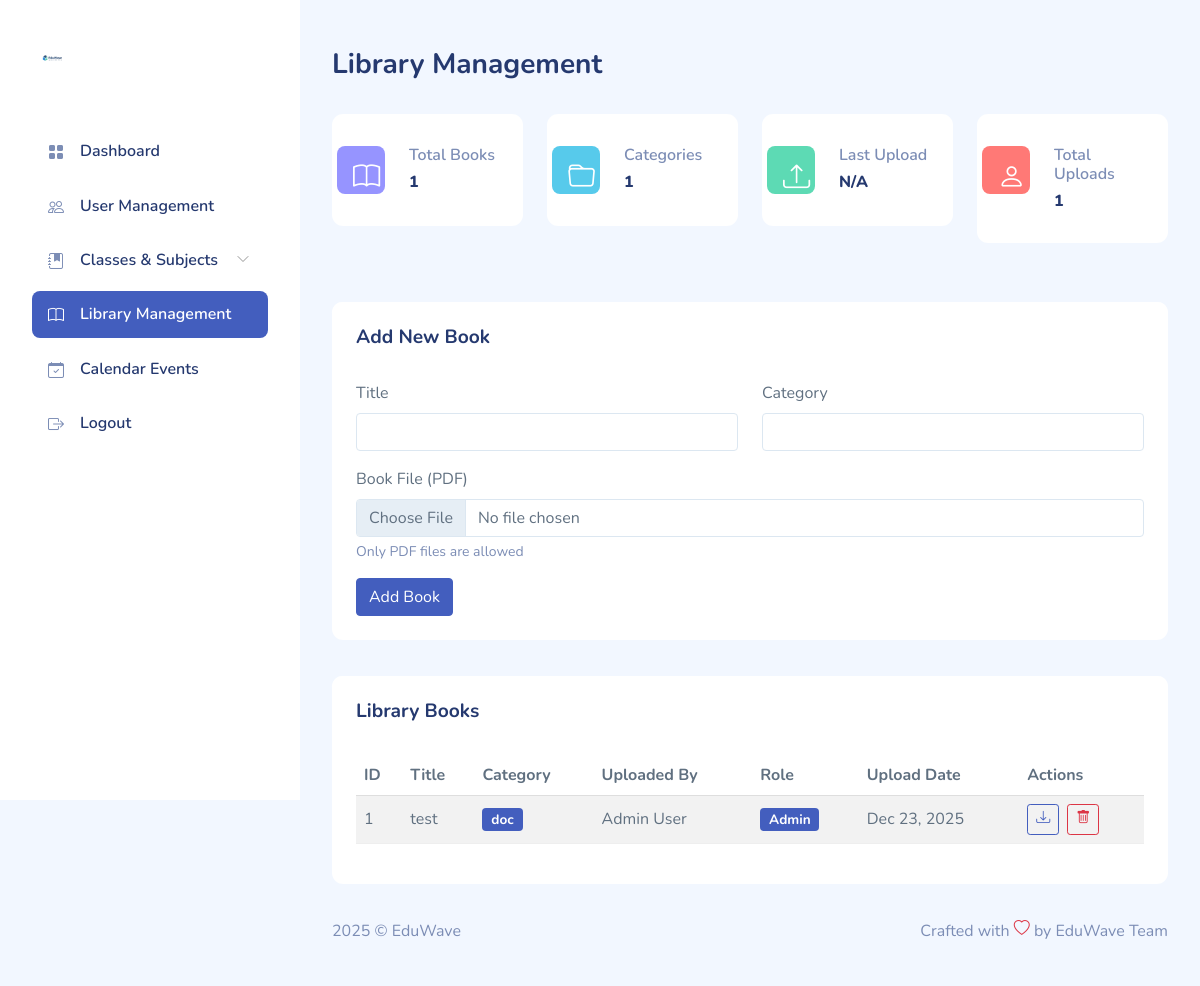
The app's page /admin/library_add.php (signed in) with its own data.
### tables this page shows
CREATE TABLE `library_books` (
  `id` int(11) NOT NULL,
  `title` varchar(200) DEFAULT NULL,
  `category` varchar(100) DEFAULT NULL,
  `file_path` varchar(255) DEFAULT NULL,
  `uploaded_by` int(11) DEFAULT NULL,
  `uploaded_at` timestamp NOT NULL DEFAULT current_timestamp()
);

CREATE TABLE `users` (
  `id` int(11) NOT NULL,
  `name` varchar(100) NOT NULL,
  `email` varchar(100) DEFAULT NULL,
  `password_hash` varchar(255) NOT NULL,
  `remember_token` varchar(255) DEFAULT NULL,
  `role` enum('Admin','Registrar','Teacher','Student','Parent') NOT NULL,
  `color_theme` varchar(20) NOT NULL,
  `created_at` timestamp NOT NULL DEFAULT current_timestamp()
);

### admin/library_add.php (the view, shortened to what this page needs)
<?php
require_once __DIR__ . '/../includes/config.php';
$books_stmt = $pdo->query('
    SELECT
        library_books.*,
        users.name as uploaded_by_name,
        users.role as uploaded_by_role,
        library_books.uploaded_at as upload_date
    FROM library_books
    JOIN users ON library_books.uploaded_by = users.id
    ORDER BY library_books.id DESC
');
$books = $books_stmt->fetchAll();
$book_count = $pdo->query('SELECT COUNT(*) FROM library_books')->fetchColumn();
$category_count = $pdo->query('SELECT COUNT(DISTINCT category) FROM library_books')->fetchColumn();
$last_upload_stmt = $pdo->query('SELECT uploaded_at FROM library_books ORDER BY uploaded_at DESC LIMIT 1');
$last_upload = $last_upload_stmt->fetch();
?>
<!DOCTYPE html>
<html lang="en">
<head>
    <link rel="stylesheet" href="../dashboardassets/css/bootstrap.css">
    <link rel="stylesheet" href="../dashboardassets/vendors/iconly/bold.css">
    <link rel="stylesheet" href="../dashboardassets/vendors/perfect-scrollbar/perfect-scrollbar.css">
    <link rel="stylesheet" href="../dashboardassets/vendors/bootstrap-icons/bootstrap-icons.css">
    <link rel="stylesheet" href="../dashboardassets/css/app.css">
</head>
<body>
    <div id="app">
        <div id="sidebar" class="active">
            <div class="sidebar-wrapper active">
                <div class="sidebar-header">
                    <div class="d-flex justify-content-between">
                        <div class="logo">
                            <a href="dashboard.php"><img src="../assets/logo.svg" alt="Logo" srcset="" width="40"></a>
                        </div>
                    </div>
                </div>
                <div class="sidebar-menu">
                    <ul class="menu">
                        <li class="sidebar-item">
                            <a href="dashboard.php" class='sidebar-link'>
                                <i class="bi bi-grid-fill"></i>
                                <span>Dashboard</span>
                            </a>
                        </li>
                        <li class="sidebar-item">
                            <a href="users_list.php" class='sidebar-link'>
                                <i class="bi bi-people"></i>
                                <span>User Management</span>
                            </a>
                        </li>
                        <li class="sidebar-item  has-sub">
                            <a href="#" class='sidebar-link'>
                                <i class="bi bi-journal-bookmark-fill"></i>
                                <span>Classes & Subjects</span>
                            </a>
                        </li>
                        <li class="sidebar-item active">
                            <a href="library_add.php" class='sidebar-link'>
                                <i class="bi bi-book"></i>
                                <span>Library Management</span>
                            </a>
                        </li>
                        <li class="sidebar-item">
                            <a href="event_add.php" class='sidebar-link'>
                                <i class="bi bi-calendar-check"></i>
                                <span>Calendar Events</span>
                            </a>
                        </li>
                        <li class="sidebar-item">
                            <a href="../logout.php" class='sidebar-link'>
                                <i class="bi bi-box-arrow-right"></i>
                                <span>Logout</span>
                            </a>
                        </li>
                    </ul>
                </div>
            </div>
        </div>
        <div id="main">
            <div class="page-heading">
                <h3>Library Management</h3>
            </div>
            <div class="page-content">
                <section class="row">
                    <div class="col-12">
                        <div class="row mb-4">
                            <div class="col-6 col-lg-3 col-md-6">
                                <div class="card">
                                    <div class="card-body px-3 py-4-5">
                                        <div class="row">
                                            <div class="col-md-4">
                                                <div class="stats-icon purple">
                                                    <i class="bi bi-book"></i>
                                                </div>
                                            </div>
                                            <div class="col-md-8">
                                                <h6 class="text-muted font-semibold">Total Books</h6>
                                                <h6 class="font-extrabold mb-0"><?= $book_count ?></h6>
                                            </div>
                                        </div>
                                    </div>
                                </div>
                            </div>
                            <div class="col-6 col-lg-3 col-md-6">
                                <div class="card">
                                    <div class="card-body px-3 py-4-5">
                                        <div class="row">
                                            <div class="col-md-4">
                                                <div class="stats-icon blue">
                                                    <i class="bi bi-folder"></i>
                                                </div>
                                            </div>
                                            <div class="col-md-8">
                                                <h6 class="text-muted font-semibold">Categories</h6>
                                                <h6 class="font-extrabold mb-0"><?= $category_count ?></h6>
                                            </div>
                                        </div>
                                    </div>
                                </div>
                            </div>
                            <div class="col-6 col-lg-3 col-md-6">
                                <div class="card">
                                    <div class="card-body px-3 py-4-5">
                                        <div class="row">
                                            <div class="col-md-4">
                                                <div class="stats-icon green">
                                                    <i class="bi bi-upload"></i>
                                                </div>
                                            </div>
                                            <div class="col-md-8">
                                                <h6 class="text-muted font-semibold">Last Upload</h6>
                                                <h6 class="font-extrabold mb-0">
                                                    <?php
                                                    echo isset($last_upload['created_at']) ? date('M j', strtotime($last_upload['created_at'])) : 'N/A';
                                                    ?>
                                                </h6>
                                            </div>
                                        </div>
                                    </div>
                                </div>
                            </div>
                            <div class="col-6 col-lg-3 col-md-6">
                                <div class="card">
                                    <div class="card-body px-3 py-4-5">
                                        <div class="row">
                                            <div class="col-md-4">
                                                <div class="stats-icon red">
                                                    <i class="bi bi-person"></i>
                                                </div>
                                            </div>
                                            <div class="col-md-8">
                                                <h6 class="text-muted font-semibold">Total Uploads</h6>
                                                <h6 class="font-extrabold mb-0">
                                                    <?php
                                                    $stmt = $pdo->query('SELECT COUNT(DISTINCT uploaded_by) FROM library_books');
                                                    echo $stmt->fetchColumn();
                                                    ?>
                                                </h6>
                                            </div>
                                        </div>
                                    </div>
                                </div>
                            </div>
                        </div>
                    </div>
                    <div class="col-12">
                        <div class="card">
                            <div class="card-header">
                                <h4>Add New Book</h4>
                            </div>
                            <div class="card-body">
                                <form method="POST" enctype="multipart/form-data">
                                    <div class="row">
                                        <div class="col-md-6 mb-3">
                                            <label for="title" class="form-label">Title</label>
                                            <input type="text" class="form-control" id="title" name="title" required>
                                        </div>
                                        <div class="col-md-6 mb-3">
                                            <label for="category" class="form-label">Category</label>
                                            <input type="text" class="form-control" id="category" name="category" required>
                                        </div>
                                    </div>
                                    <div class="mb-3">
                                        <label for="book_file" class="form-label">Book File (PDF)</label>
                                        <input type="file" class="form-control" id="book_file" name="book_file" accept=".pdf" required>
                                        <div class="form-text">Only PDF files are allowed</div>
                                    </div>
                                    <button type="submit" class="btn btn-primary">Add Book</button>
                                </form>
                            </div>
                        </div>
                        <div class="card mt-4">
                            <div class="card-header">
                                <h4>Library Books</h4>
                            </div>
                            <div class="card-body">
                                <div class="table-responsive">
                                    <table class="table table-striped">
                                        <thead>
                                            <tr>
                                                <th>ID</th>
                                                <th>Title</th>
                                                <th>Category</th>
                                                <th>Uploaded By</th>
                                                <th>Role</th>
                                                <th>Upload Date</th>
                                                <th>Actions</th>
                                            </tr>
                                        </thead>
                                        <tbody>
                                            <?php foreach ($books as $book): ?>
                                                <tr>
                                                    <td><?= htmlspecialchars($book['id']) ?></td>
                                                    <td><?= htmlspecialchars($book['title']) ?></td>
                                                    <td>
                                                        <span class="badge bg-primary"><?= htmlspecialchars($book['category']) ?></span>
                                                    </td>
                                                    <td><?= htmlspecialchars($book['uploaded_by_name']) ?></td>
                                                    <td>
                                                        <span class="badge bg-<?= $book['uploaded_by_role'] === 'Admin' ? 'primary' : ($book['uploaded_by_role'] === 'Teacher' ? 'warning' : ($book['uploaded_by_role'] === 'Student' ? 'info' : ($book['uploaded_by_role'] === 'Parent' ? 'secondary' : 'success'))) ?>">
                                                            <?= htmlspecialchars($book['uploaded_by_role']) ?>
                                                        </span>
                                                    </td>
                                                    <td><?= date('M j, Y', strtotime($book['upload_date'])) ?></td>
                                                    <td>
                                                        <a href="../<?= htmlspecialchars($book['file_path']) ?>" target="_blank" class="btn btn-sm btn-outline-primary me-1">
                                                            <i class="bi bi-download"></i>
                                                        </a>
                                                        <form method="POST" style="display:inline;" onsubmit="return confirm('Are you sure you want to delete this book?');">
                                                            <button type="submit" class="btn btn-sm btn-outline-danger">
                                                                <i class="bi bi-trash"></i>
                                                            </button>
                                                        </form>
                                                    </td>
                                                </tr>
                                            <?php endforeach; ?>
                                        </tbody>
                                    </table>
                                </div>
                            </div>
                        </div>
                    </div>
                </section>
            </div>
            <footer>
                <div class="footer clearfix mb-0 text-muted">
                    <div class="float-start">
                        <p>2025 &copy; EduWave</p>
                    </div>
                    <div class="float-end">
                        <p>Crafted with <span class="text-danger"><i class="bi bi-heart"></i></span> by EduWave Team</p>
                    </div>
                </div>
            </footer>
        </div>
    </div>
</body>
</html>

### records on screen
library_books: id "1", title "test", category "doc", uploaded_by.name "Admin User", uploaded_by.role "Admin", uploaded_at "Dec 23, 2025"

### other values on screen
$book_count "1"
$category_count "1"
$stmt->fetchColumn() "1"
